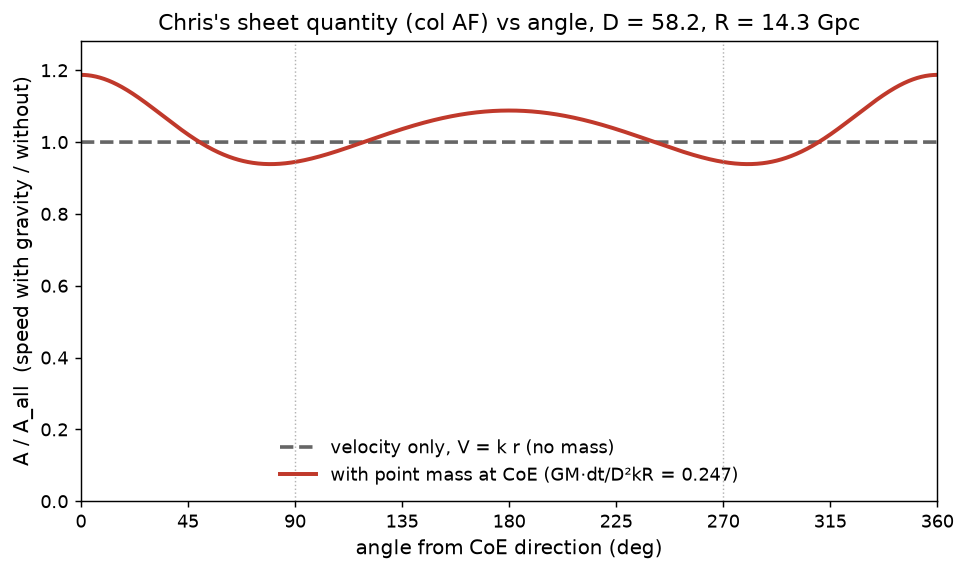

Generate this figure with Python:
"""Chris's sheet definition (spreadsheet_model/columns.tex, col AF):
A/A_all(th) = | kR n + dt [g(r_P) - g(D x)] | / (kR), P at distance R along n. Point mass at CoE,
strength eps = G M dt /(D^2 k R) = 0.247 (sheet value). D = 58.2, R = 14.3 Gpc. th from the CoE direction."""
import numpy as np, matplotlib; matplotlib.use("Agg"); import matplotlib.pyplot as plt
D,R,eps=58.2,14.3,0.247
ang=np.linspace(0,360,1441); t=np.radians(ang)
n=np.stack([-np.cos(t),np.sin(t)],1)              # ang=0 points at the CoE (CoE at origin, observer at (D,0))
xo=np.array([D,0.]); xp=xo+R*n; rp=np.linalg.norm(xp,axis=1)
g=lambda x,r:-x/r[:,None]**3
dg=(g(xp,rp)-g(xo[None],np.array([D])))*D**2       # in units of GM/D^2
AF_mass=np.linalg.norm(n+eps*dg,axis=1); AF_v=np.ones_like(ang)
mean=np.trapezoid(AF_mass,ang)/360
fig,ax=plt.subplots(figsize=(8.5,4.6))
ax.plot(ang,AF_v,color="0.4",lw=2,ls="--",label="velocity only, V = k r (no mass)")
ax.plot(ang,AF_mass,color="#c0392b",lw=2.2,label=f"with point mass at CoE (GM·dt/D²kR = {eps})")
for a in (90,270): ax.axvline(a,color="0.7",lw=0.8,ls=":")
ax.set_xlim(0,360); ax.set_xticks(range(0,361,45)); ax.set_ylim(0,max(1.1,AF_mass.max()*1.08))
ax.set_xlabel("angle from CoE direction (deg)",fontsize=11); ax.set_ylabel("A / A_all  (speed with gravity / without)",fontsize=11)
ax.set_title("Chris's sheet quantity (col AF) vs angle, D = 58.2, R = 14.3 Gpc",fontsize=12); ax.legend(frameon=False,fontsize=10,loc="lower center")
fig.savefig("migkas_ratio.png",dpi=130,bbox_inches="tight")
i=np.argsort(AF_mass); print("min",AF_mass.min(),"at",sorted(set(np.round(ang[i[:2]]))),"max",AF_mass.max(),"at",ang[np.argmax(AF_mass)],"mean",mean,"AF at 0,180",AF_mass[0],AF_mass[720])
from scipy.signal import argrelmin; print("local minima at",ang[argrelmin(AF_mass)[0]])
